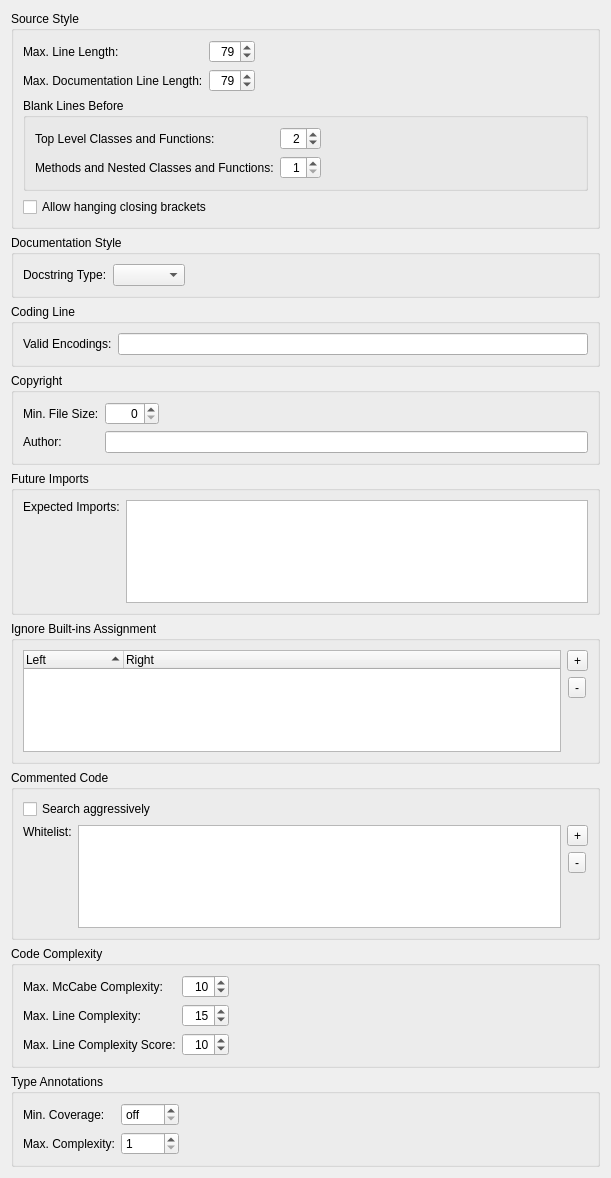
             <widget class="QWidget" name="scrollAreaWidgetContents">
              <property name="geometry">
               <rect>
                <x>0</x>
                <y>-628</y>
                <width>611</width>
                <height>1178</height>
               </rect>
              </property>
              <layout class="QVBoxLayout" name="verticalLayout_3">
               <item>
                <widget class="QGroupBox" name="groupBox">
                 <property name="title">
                  <string>Source Style</string>
                 </property>
                 <layout class="QVBoxLayout" name="verticalLayout_2">
                  <item>
                   <layout class="QGridLayout" name="gridLayout_5">
                    <item row="0" column="0">
                     <widget class="QLabel" name="label_5">
                      <property name="text">
                       <string>Max. Line Length:</string>
                      </property>
                     </widget>
                    </item>
                    <item row="0" column="1">
                     <widget class="QSpinBox" name="lineLengthSpinBox">
                      <property name="toolTip">
                       <string>Enter the maximum allowed line length (PEP-8: 79 characters)</string>
                      </property>
                      <property name="alignment">
                       <set>Qt::AlignRight|Qt::AlignTrailing|Qt::AlignVCenter</set>
                      </property>
                      <property name="minimum">
                       <number>60</number>
                      </property>
                      <property name="maximum">
                       <number>119</number>
                      </property>
                      <property name="value">
                       <number>79</number>
                      </property>
                     </widget>
                    </item>
                    <item row="1" column="0">
                     <widget class="QLabel" name="label_17">
                      <property name="text">
                       <string>Max. Documentation Line Length:</string>
                      </property>
                     </widget>
                    </item>
                    <item row="1" column="1">
                     <widget class="QSpinBox" name="docLineLengthSpinBox">
                      <property name="toolTip">
                       <string>Enter the maximum allowed line length (PEP-8: 79 characters)</string>
                      </property>
                      <property name="alignment">
                       <set>Qt::AlignRight|Qt::AlignTrailing|Qt::AlignVCenter</set>
                      </property>
                      <property name="minimum">
                       <number>60</number>
                      </property>
                      <property name="maximum">
                       <number>119</number>
                      </property>
                      <property name="value">
                       <number>79</number>
                      </property>
                     </widget>
                    </item>
                    <item row="0" column="2">
                     <spacer name="horizontalSpacer_3">
                      <property name="orientation">
                       <enum>Qt::Horizontal</enum>
                      </property>
                      <property name="sizeHint" stdset="0">
                       <size>
                        <width>40</width>
                        <height>20</height>
                       </size>
                      </property>
                     </spacer>
                    </item>
                   </layout>
                  </item>
                  <item>
                   <widget class="QGroupBox" name="groupBox_8">
                    <property name="title">
                     <string>Blank Lines Before</string>
                    </property>
                    <layout class="QGridLayout" name="gridLayout_3">
                     <item row="0" column="0">
                      <widget class="QLabel" name="label_15">
                       <property name="text">
                        <string>Top Level Classes and Functions:</string>
                       </property>
                      </widget>
                     </item>
                     <item row="0" column="1">
                      <widget class="QSpinBox" name="blankBeforeTopLevelSpinBox">
                       <property name="toolTip">
                        <string>Enter the number of blank lines before top level classes and functions</string>
                       </property>
                       <property name="alignment">
                        <set>Qt::AlignRight|Qt::AlignTrailing|Qt::AlignVCenter</set>
                       </property>
                       <property name="minimum">
                        <number>1</number>
                       </property>
                       <property name="maximum">
                        <number>10</number>
                       </property>
                       <property name="value">
                        <number>2</number>
                       </property>
                      </widget>
                     </item>
                     <item row="0" column="2">
                      <spacer name="horizontalSpacer_6">
                       <property name="orientation">
                        <enum>Qt::Horizontal</enum>
                       </property>
                       <property name="sizeHint" stdset="0">
                        <size>
                         <width>153</width>
                         <height>20</height>
                        </size>
                       </property>
                      </spacer>
                     </item>
                     <item row="1" column="0">
                      <widget class="QLabel" name="label_16">
                       <property name="text">
                        <string>Methods and Nested Classes and Functions:</string>
                       </property>
                      </widget>
                     </item>
                     <item row="1" column="1">
                      <widget class="QSpinBox" name="blankBeforeMethodSpinBox">
                       <property name="toolTip">
                        <string>Enter the number of blank lines before methods and nested classes or functions</string>
                       </property>
                       <property name="alignment">
                        <set>Qt::AlignRight|Qt::AlignTrailing|Qt::AlignVCenter</set>
                       </property>
                       <property name="minimum">
                        <number>1</number>
                       </property>
                       <property name="maximum">
                        <number>10</number>
                       </property>
                       <property name="value">
                        <number>1</number>
                       </property>
                      </widget>
                     </item>
                    </layout>
                   </widget>
                  </item>
                  <item>
                   <widget class="QCheckBox" name="hangClosingCheckBox">
                    <property name="toolTip">
                     <string>Select to allow hanging closing brackets</string>
                    </property>
                    <property name="text">
                     <string>Allow hanging closing brackets</string>
                    </property>
                   </widget>
                  </item>
                 </layout>
                </widget>
               </item>
               <item>
                <widget class="QGroupBox" name="groupBox_2">
                 <property name="title">
                  <string>Documentation Style</string>
                 </property>
                 <layout class="QHBoxLayout" name="horizontalLayout_3">
                  <item>
                   <widget class="QLabel" name="label_7">
                    <property name="text">
                     <string>Docstring Type:</string>
                    </property>
                   </widget>
                  </item>
                  <item>
                   <widget class="QComboBox" name="docTypeComboBox">
                    <property name="toolTip">
                     <string>Select the rule set for docstrings</string>
                    </property>
                   </widget>
                  </item>
                  <item>
                   <spacer name="horizontalSpacer_4">
                    <property name="orientation">
                     <enum>Qt::Horizontal</enum>
                    </property>
                    <property name="sizeHint" stdset="0">
                     <size>
                      <width>297</width>
                      <height>20</height>
                     </size>
                    </property>
                   </spacer>
                  </item>
                 </layout>
                </widget>
               </item>
               <item>
                <widget class="QGroupBox" name="groupBox_4">
                 <property name="title">
                  <string>Coding Line</string>
                 </property>
                 <layout class="QHBoxLayout" name="horizontalLayout_6">
                  <item>
                   <widget class="QLabel" name="label_9">
                    <property name="text">
                     <string>Valid Encodings:</string>
                    </property>
                   </widget>
                  </item>
                  <item>
                   <widget class="E5ClearableLineEdit" name="encodingsEdit">
                    <property name="toolTip">
                     <string>Enter valid encodings separated by a comma (leave empty to use defaults)</string>
                    </property>
                   </widget>
                  </item>
                 </layout>
                </widget>
               </item>
               <item>
                <widget class="QGroupBox" name="groupBox_5">
                 <property name="title">
                  <string>Copyright</string>
                 </property>
                 <layout class="QGridLayout" name="gridLayout">
                  <item row="0" column="0">
                   <widget class="QLabel" name="label_10">
                    <property name="text">
                     <string>Min. File Size:</string>
                    </property>
                   </widget>
                  </item>
                  <item row="0" column="1">
                   <widget class="QSpinBox" name="copyrightFileSizeSpinBox">
                    <property name="toolTip">
                     <string>Enter the minimum size a file must have to be checked (0 for all files)</string>
                    </property>
                    <property name="alignment">
                     <set>Qt::AlignRight|Qt::AlignTrailing|Qt::AlignVCenter</set>
                    </property>
                    <property name="maximum">
                     <number>4096</number>
                    </property>
                   </widget>
                  </item>
                  <item row="0" column="2">
                   <spacer name="horizontalSpacer_2">
                    <property name="orientation">
                     <enum>Qt::Horizontal</enum>
                    </property>
                    <property name="sizeHint" stdset="0">
                     <size>
                      <width>324</width>
                      <height>20</height>
                     </size>
                    </property>
                   </spacer>
                  </item>
                  <item row="1" column="0">
                   <widget class="QLabel" name="label_11">
                    <property name="text">
                     <string>Author:</string>
                    </property>
                   </widget>
                  </item>
                  <item row="1" column="1" colspan="2">
                   <widget class="E5ClearableLineEdit" name="copyrightAuthorEdit">
                    <property name="toolTip">
                     <string>Enter a copyright author name to check for (leave empty to omit this check)</string>
                    </property>
                   </widget>
                  </item>
                 </layout>
                </widget>
               </item>
               <item>
                <widget class="QGroupBox" name="groupBox_6">
                 <property name="title">
                  <string>Future Imports</string>
                 </property>
                 <layout class="QHBoxLayout" name="horizontalLayout_7">
                  <item>
                   <widget class="QLabel" name="label_12">
                    <property name="text">
                     <string>Expected Imports:</string>
                    </property>
                    <property name="alignment">
                     <set>Qt::AlignLeading|Qt::AlignLeft|Qt::AlignTop</set>
                    </property>
                   </widget>
                  </item>
                  <item>
                   <widget class="QListWidget" name="futuresList">
                    <property name="alternatingRowColors">
                     <bool>true</bool>
                    </property>
                    <property name="selectionMode">
                     <enum>QAbstractItemView::ExtendedSelection</enum>
                    </property>
                    <property name="sortingEnabled">
                     <bool>true</bool>
                    </property>
                   </widget>
                  </item>
                 </layout>
                </widget>
               </item>
               <item>
                <widget class="QGroupBox" name="groupBox_7">
                 <property name="title">
                  <string>Ignore Built-ins Assignment</string>
                 </property>
                 <layout class="QHBoxLayout" name="horizontalLayout_8">
                  <item>
                   <widget class="QTreeWidget" name="builtinsAssignmentList">
                    <property name="alternatingRowColors">
                     <bool>true</bool>
                    </property>
                    <property name="rootIsDecorated">
                     <bool>false</bool>
                    </property>
                    <property name="sortingEnabled">
                     <bool>true</bool>
                    </property>
                    <column>
                     <property name="text">
                      <string>Left</string>
                     </property>
                    </column>
                    <column>
                     <property name="text">
                      <string>Right</string>
                     </property>
                    </column>
                   </widget>
                  </item>
                  <item>
                   <layout class="QVBoxLayout" name="verticalLayout_5">
                    <item alignment="Qt::AlignHCenter">
                     <widget class="QToolButton" name="addBuiltinButton">
                      <property name="toolTip">
                       <string>Press to add a built-in assignment to be ignored</string>
                      </property>
                      <property name="text">
                       <string notr="true">+</string>
                      </property>
                     </widget>
                    </item>
                    <item alignment="Qt::AlignHCenter">
                     <widget class="QToolButton" name="deleteBuiltinButton">
                      <property name="toolTip">
                       <string>Press to delete the selected entries</string>
                      </property>
                      <property name="text">
                       <string notr="true">-</string>
                      </property>
                     </widget>
                    </item>
                    <item>
                     <spacer name="verticalSpacer_3">
                      <property name="orientation">
                       <enum>Qt::Vertical</enum>
                      </property>
                      <property name="sizeHint" stdset="0">
                       <size>
                        <width>20</width>
                        <height>40</height>
                       </size>
                      </property>
                     </spacer>
                    </item>
                   </layout>
                  </item>
                 </layout>
                </widget>
               </item>
               <item>
                <widget class="QGroupBox" name="groupBox_9">
                 <property name="title">
                  <string>Commented Code</string>
                 </property>
                 <layout class="QGridLayout" name="gridLayout_8">
                  <item row="0" column="0" colspan="3">
                   <widget class="QCheckBox" name="aggressiveCheckBox">
                    <property name="toolTip">
                     <string>Select to search for commented code more aggressively. This may increase the number of false positives.</string>
                    </property>
                    <property name="text">
                     <string>Search aggressively</string>
                    </property>
                   </widget>
                  </item>
                  <item row="1" column="0">
                   <widget class="QLabel" name="label_30">
                    <property name="text">
                     <string>Whitelist:</string>
                    </property>
                    <property name="alignment">
                     <set>Qt::AlignLeading|Qt::AlignLeft|Qt::AlignTop</set>
                    </property>
                   </widget>
                  </item>
                  <item row="1" column="1">
                   <widget class="QListWidget" name="whitelistWidget"/>
                  </item>
                  <item row="1" column="2">
                   <layout class="QVBoxLayout" name="verticalLayout_6">
                    <item alignment="Qt::AlignHCenter">
                     <widget class="QToolButton" name="addWhitelistButton">
                      <property name="toolTip">
                       <string>Press to add a commented code whitelist pattern</string>
                      </property>
                      <property name="text">
                       <string notr="true">+</string>
                      </property>
                     </widget>
                    </item>
                    <item alignment="Qt::AlignHCenter">
                     <widget class="QToolButton" name="deleteWhitelistButton">
                      <property name="toolTip">
                       <string>Press to delete the selected entries</string>
                      </property>
                      <property name="text">
                       <string notr="true">-</string>
                      </property>
                     </widget>
                    </item>
                    <item>
                     <spacer name="verticalSpacer_6">
                      <property name="orientation">
                       <enum>Qt::Vertical</enum>
                      </property>
                      <property name="sizeHint" stdset="0">
                       <size>
                        <width>20</width>
                        <height>40</height>
                       </size>
                      </property>
                     </spacer>
                    </item>
                   </layout>
                  </item>
                 </layout>
                </widget>
               </item>
               <item>
                <widget class="QGroupBox" name="groupBox_3">
                 <property name="title">
                  <string>Code Complexity</string>
                 </property>
                 <layout class="QGridLayout" name="gridLayout_4">
                  <item row="0" column="2" rowspan="2">
                   <spacer name="horizontalSpacer_5">
                    <property name="orientation">
                     <enum>Qt::Horizontal</enum>
                    </property>
                    <property name="sizeHint" stdset="0">
                     <size>
                      <width>313</width>
                      <height>20</height>
                     </size>
                    </property>
                   </spacer>
                  </item>
                  <item row="0" column="0">
                   <widget class="QLabel" name="label_8">
                    <property name="text">
                     <string>Max. McCabe Complexity:</string>
                    </property>
                   </widget>
                  </item>
                  <item row="0" column="1">
                   <widget class="QSpinBox" name="complexitySpinBox">
                    <property name="toolTip">
                     <string>Enter the maximum allowed code complexity (McCabe: 10)</string>
                    </property>
                    <property name="alignment">
                     <set>Qt::AlignRight|Qt::AlignTrailing|Qt::AlignVCenter</set>
                    </property>
                    <property name="maximum">
                     <number>100</number>
                    </property>
                    <property name="value">
                     <number>10</number>
                    </property>
                   </widget>
                  </item>
                  <item row="1" column="0">
                   <widget class="QLabel" name="label_13">
                    <property name="text">
                     <string>Max. Line Complexity:</string>
                    </property>
                   </widget>
                  </item>
                  <item row="1" column="1">
                   <widget class="QSpinBox" name="lineComplexitySpinBox">
                    <property name="toolTip">
                     <string>Enter the maximum complexity (number of nodes) for a line of code</string>
                    </property>
                    <property name="alignment">
                     <set>Qt::AlignRight|Qt::AlignTrailing|Qt::AlignVCenter</set>
                    </property>
                    <property name="maximum">
                     <number>100</number>
                    </property>
                    <property name="value">
                     <number>15</number>
                    </property>
                   </widget>
                  </item>
                  <item row="2" column="0">
                   <widget class="QLabel" name="label_14">
                    <property name="text">
                     <string>Max. Line Complexity Score:</string>
                    </property>
                   </widget>
                  </item>
                  <item row="2" column="1">
                   <widget class="QSpinBox" name="lineComplexityScoreSpinBox">
                    <property name="toolTip">
                     <string>Enter the maximum allowed median for line complexity</string>
                    </property>
                    <property name="alignment">
                     <set>Qt::AlignRight|Qt::AlignTrailing|Qt::AlignVCenter</set>
                    </property>
                    <property name="maximum">
                     <number>100</number>
                    </property>
                    <property name="value">
                     <number>10</number>
                    </property>
                   </widget>
                  </item>
                 </layout>
                </widget>
               </item>
               <item>
                <widget class="QGroupBox" name="groupBox_10">
                 <property name="title">
                  <string>Type Annotations</string>
                 </property>
                 <layout class="QGridLayout" name="gridLayout_6">
                  <item row="0" column="0">
                   <widget class="QLabel" name="label_18">
                    <property name="text">
                     <string>Min. Coverage:</string>
                    </property>
                   </widget>
                  </item>
                  <item row="0" column="1">
                   <widget class="QSpinBox" name="minAnnotationsCoverageSpinBox">
                    <property name="toolTip">
                     <string>Enter the minimum percentage of type annotations</string>
                    </property>
                    <property name="specialValueText">
                     <string>off</string>
                    </property>
                    <property name="suffix">
                     <string>%</string>
                    </property>
                    <property name="maximum">
                     <number>100</number>
                    </property>
                   </widget>
                  </item>
                  <item row="0" column="2">
                   <spacer name="horizontalSpacer_7">
                    <property name="orientation">
                     <enum>Qt::Horizontal</enum>
                    </property>
                    <property name="sizeHint" stdset="0">
                     <size>
                      <width>352</width>
                      <height>20</height>
                     </size>
                    </property>
                   </spacer>
                  </item>
                  <item row="1" column="0">
                   <widget class="QLabel" name="label_19">
                    <property name="text">
                     <string>Max. Complexity:</string>
                    </property>
                   </widget>
                  </item>
                  <item row="1" column="1">
                   <widget class="QSpinBox" name="maxAnnotationsComplexitySpinBox">
                    <property name="toolTip">
                     <string>Enter the maximum type annotation complexity</string>
                    </property>
                    <property name="minimum">
                     <number>1</number>
                    </property>
                    <property name="maximum">
                     <number>9</number>
                    </property>
                   </widget>
                  </item>
                 </layout>
                </widget>
               </item>
              </layout>
             </widget>
